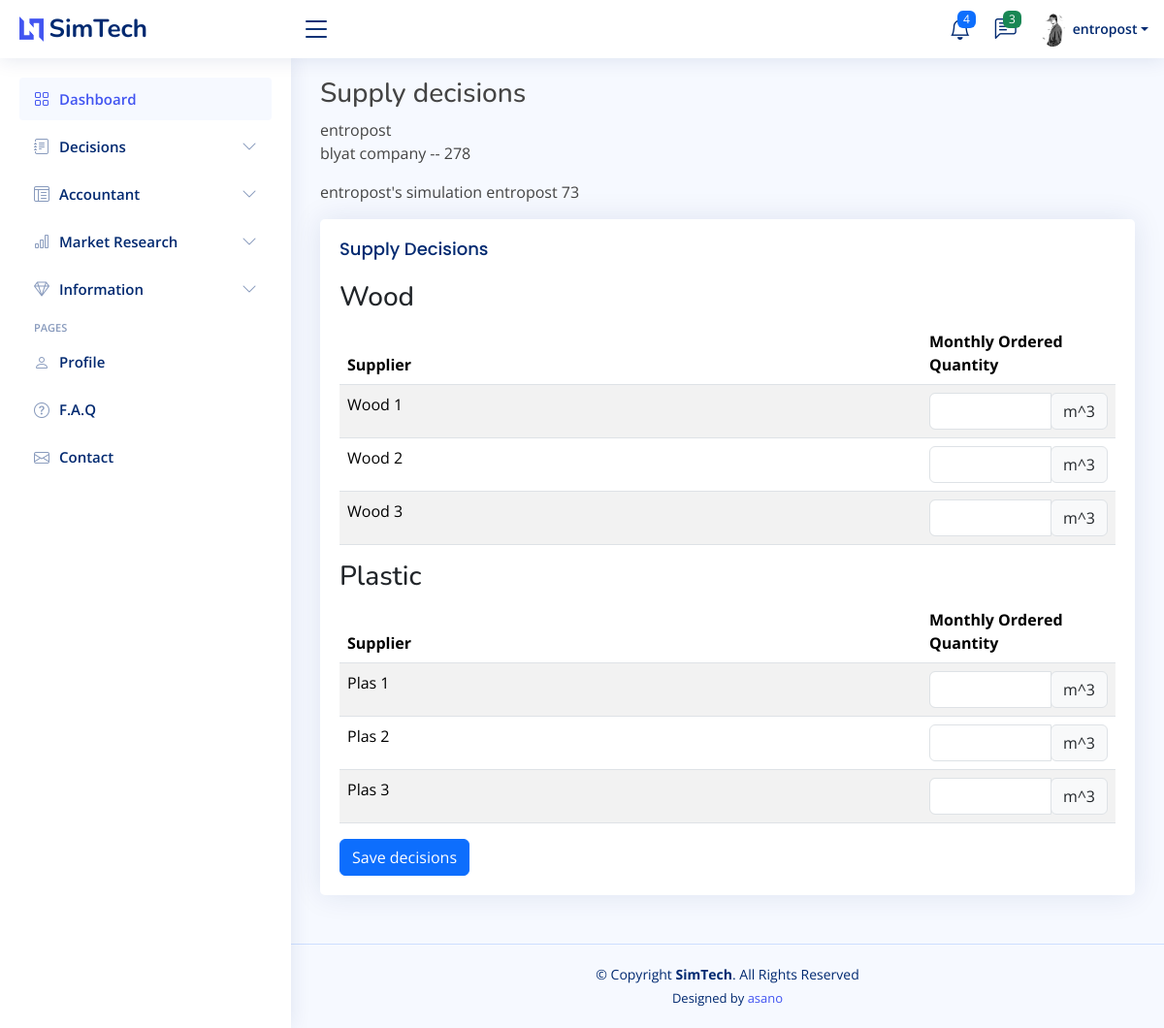
Before: /play/session/3/decisions/supply (signed in) with the older database file.
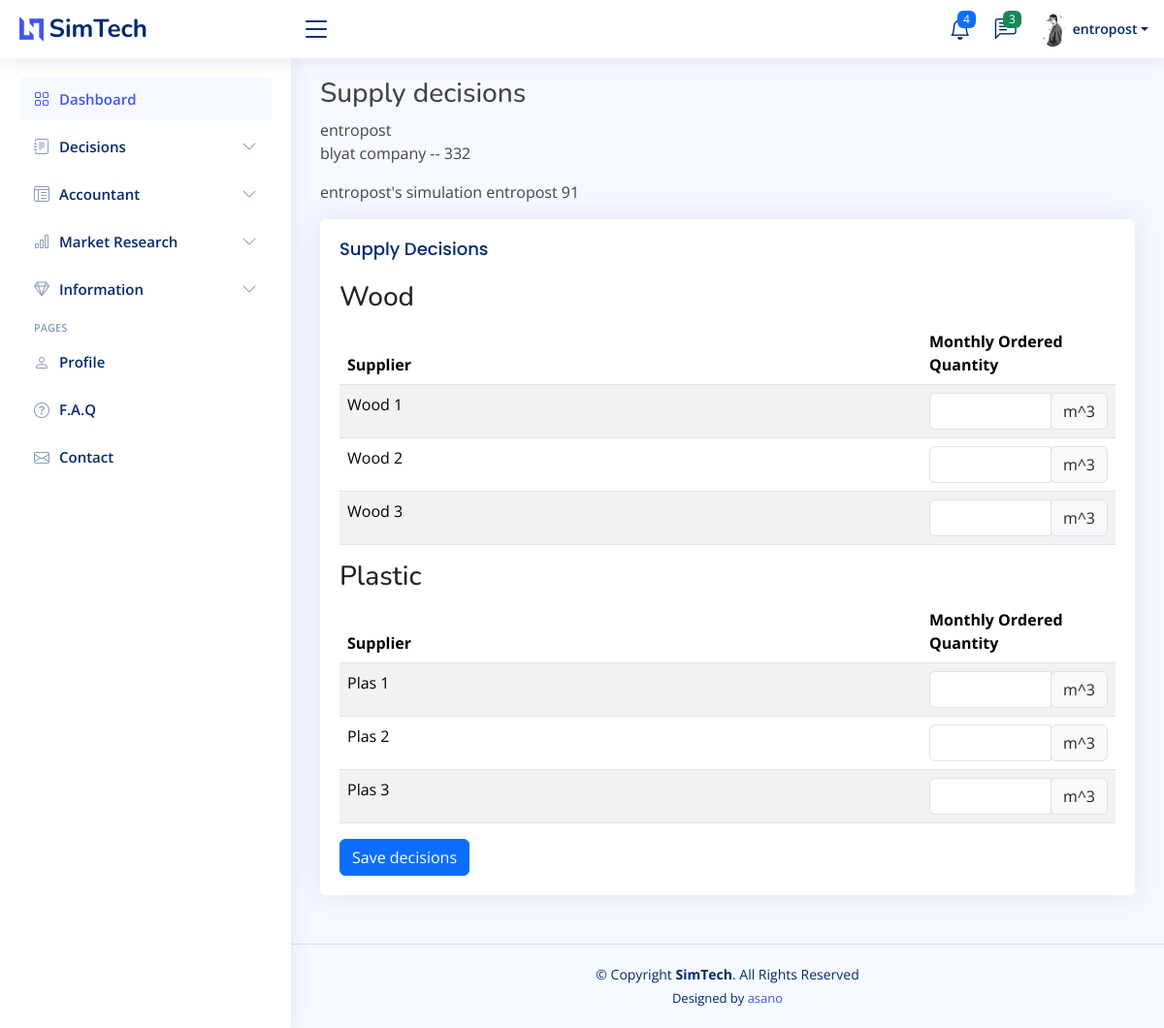
After: the same page with the newer database file.
### simGame/models.py (models this page shows)
class Company(models.Model):
    simgame = models.ForeignKey(simGame, on_delete = models.RESTRICT)
    owner = models.ForeignKey(User, on_delete = models.RESTRICT, null = True)
    month = models.IntegerField()
    name = models.CharField(max_length=100)
    priceP1 = models.DecimalField(max_digits=8, decimal_places=2, null = True, blank = True)
    priceP2 = models.DecimalField(max_digits=8, decimal_places=2, null = True, blank = True)
    priceP3 = models.DecimalField(max_digits=8, decimal_places=2, null = True, blank = True)
    pubBrand = models.DecimalField(max_digits=8, decimal_places=2, null = True, blank = True)
    pubP1 = models.DecimalField(max_digits=8, decimal_places=2, null = True, blank = True)
    pubP2 = models.DecimalField(max_digits=8, decimal_places=2, null = True, blank = True)
    pubP3 = models.DecimalField(max_digits=8, decimal_places=2, null = True, blank = True)
    payDelP1 = models.IntegerField(null = True, blank = True)
    payDelP2 = models.IntegerField(null = True, blank = True)
    payDelP3 = models.IntegerField(null = True, blank = True)
    prodOrderP1 = models.IntegerField(null = True, blank = True)
    prodOrderP2 = models.IntegerField(null = True, blank = True)
    prodOrderP3 = models.IntegerField(null = True, blank = True)
    acqMoul = models.IntegerField(null = True, blank = True)
    acqFin = models.IntegerField(null = True, blank = True)
    cesMoul = models.IntegerField(null = True, blank = True)
    cesFin = models.IntegerField(null = True, blank = True)
    newLeasingMoul = models.IntegerField(null = True, blank = True)
    newLeasingFin = models.IntegerField(null = True, blank = True)
    comWood1 = models.DecimalField(max_digits=8, decimal_places=2, null = True, blank = True)
    comWood2 = models.DecimalField(max_digits=8, decimal_places=2, null = True, blank = True)
    comWood3 = models.DecimalField(max_digits=8, decimal_places=2, null = True, blank = True)
    comPlastic1 = models.DecimalField(max_digits=8, decimal_places=2, null = True, blank = True)
    comPlastic2 = models.DecimalField(max_digits=8, decimal_places=2, null = True, blank = True)
    comPlastic3 = models.DecimalField(max_digits=8, decimal_places=2, null = True, blank = True)
    commercialRepHirings = models.IntegerField(null = True, blank = True)
    commercialRepDismissals = models.IntegerField(null = True, blank = True)
    commercialRepBaseSalary = models.DecimalField(max_digits=8, decimal_places=2, null = True, blank = True)
    commercialRepCommisions = models.DecimalField(max_digits=4, decimal_places=2, null = True, blank = True)
    productionDirHirings = models.IntegerField(null = True, blank = True)
    productionDirDismissals = models.IntegerField(null = True, blank = True)
    productionDirBaseSalary = models.DecimalField(max_digits=8, decimal_places=2, null = True, blank = True)
    productionExecHirings = models.IntegerField(null = True, blank = True)
    productionExecDismissals = models.IntegerField(null = True, blank = True)
    productionExecBaseSalary = models.DecimalField(max_digits=8, decimal_places=2, null = True, blank = True)
    productionEmpHirings = models.IntegerField(null = True, blank = True)
    productionEmpDismissals = models.IntegerField(null = True, blank = True)
    productionEmpBaseSalary = models.DecimalField(max_digits=8, decimal_places=2, null = True, blank = True)
    supplyDirHirings = models.IntegerField(null = True, blank = True)
    supplyDirDismissals = models.IntegerField(null = True, blank = True)
    supplyDirBaseSalary = models.DecimalField(max_digits=8, decimal_places=2, null = True, blank = True)
    supplyExecHirings = models.IntegerField(null = True, blank = True)
    supplyExecDismissals = models.IntegerField(null = True, blank = True)
    supplyExecBaseSalary = models.DecimalField(max_digits=8, decimal_places=2, null = True, blank = True)
    supplyEmpHirings = models.IntegerField(null = True, blank = True)
    supplyEmpDismissals = models.IntegerField(null = True, blank = True)
    supplyEmpBaseSalary = models.DecimalField(max_digits=8, decimal_places=2, null = True, blank = True)
    administrationDirHirings = models.IntegerField(null = True, blank = True)
    administrationDirDismissals = models.IntegerField(null = True, blank = True)
    administrationDirBaseSalary = models.DecimalField(max_digits=8, decimal_places=2, null = True, blank = True)
    administrationExecHirings = models.IntegerField(null = True, blank = True)
    administrationExecDimissals = models.IntegerField(null = True, blank = True)
    administrationExecBaseSalary = models.IntegerField(null = True, blank = True)
    administrationEmpHirings = models.IntegerField(null = True, blank = True)
    administrationEmpDismissals = models.IntegerField(null = True, blank = True)
    administrationEmpBaseSalary = models.DecimalField(max_digits=8, decimal_places=2, null = True, blank = True)
    savingsInvestment = models.DecimalField(max_digits=10, decimal_places=2, null = True, blank = True)
    savingsWithdrawal = models.DecimalField(max_digits=10, decimal_places=2, null = True, blank = True)
    insuranceSubscription = models.BooleanField(null = True, blank = True)
    scoreQAP1 = models.DecimalField(max_digits=5, decimal_places=2, null = True, blank = True)
    scoreQAP2 = models.DecimalField(max_digits=5, decimal_places=2, null = True, blank = True)
    scoreQAP3 = models.DecimalField(max_digits=5, decimal_places=2, null = True, blank = True)
    scoreQPP1 = models.DecimalField(max_digits=5, decimal_places=2, null = True, blank = True)
    scoreQPP2 = models.DecimalField(max_digits=5, decimal_places=2, null = True, blank = True)
    scoreQPP3 = models.DecimalField(max_digits=5, decimal_places=2, null = True, blank = True)
    scoreSatP1 = models.DecimalField(max_digits=5, decimal_places=2, null = True, blank = True)
    scoreSatP2 = models.DecimalField(max_digits=5, decimal_places=2, null = True, blank = True)
    scoreSatP3 = models.DecimalField(max_digits=5, decimal_places=2, null = True, blank = True)
    scorePubBrandP1 = models.DecimalField(max_digits=5, decimal_places=2, null = True, blank = True)
    scorePubBrandP2 = models.DecimalField(max_digits=5, decimal_places=2, null = True, blank = True)
    scorePubBrandP3 = models.DecimalField(max_digits=5, decimal_places=2, null = True, blank = True)
    scorePubP1 = models.DecimalField(max_digits=5, decimal_places=2, null = True, blank = True)
    scorePubP2 = models.DecimalField(max_digits=5, decimal_places=2, null = True, blank = True)
    scorePubP3 = models.DecimalField(max_digits=5, decimal_places=2, null = True, blank = True)
    scorePayDelP1 = models.DecimalField(max_digits=5, decimal_places=2, null = True, blank = True)
    scorePayDelP2 = models.DecimalField(max_digits=5, decimal_places=2, null = True, blank = True)
    scorePayDelP3 = models.DecimalField(max_digits=5, decimal_places=2, null = True, blank = True)
    scoreSellingForceP1 = models.DecimalField(max_digits=5, decimal_places=2, null = True, blank = True)
    scoreSellingForceP2 = models.DecimalField(max_digits=5, decimal_places=2, null = True, blank = True)
    scoreSellingForceP3 = models.DecimalField(max_digits=5, decimal_places=2, null = True, blank = True)
    salesP1 = models.IntegerField(null = True, blank = True)
    salesP2 = models.IntegerField(null = True, blank = True)
    salesP3 =  models.IntegerField(null = True, blank = True)
    salesGlob = models.IntegerField(null = True, blank = True)
    revenueP1 = models.DecimalField(max_digits=12, decimal_places=2, null = True, blank = True)
    revenueP2 = models.DecimalField(max_digits=12, decimal_places=2, null = True, blank = True)
    revenueP3 = models.DecimalField(max_digits=12, decimal_places=2, null = True, blank = True)
    revenueGlob = models.DecimalField(max_digits=12, decimal_places=2, null = True, blank = True)
    decisionsSaved = models.BooleanField(default=False)
    is_simulated = models.BooleanField(default=False)
    created_at = models.DateTimeField(auto_now_add=True)
    updated_at = models.DateTimeField(auto_now=True)
    revenueVariations = models.DecimalField(max_digits=5, decimal_places=2, null=True, blank=True)
    salesVariations = models.DecimalField(max_digits=5, decimal_places=2, null=True, blank=True)
    marketPartP1 = models.DecimalField(max_digits=5, decimal_places=2, null=True, blank=True)
    marketPartP2 = models.DecimalField(max_digits=5, decimal_places=2, null=True, blank=True)
    marketPartP3 = models.DecimalField(max_digits=5, decimal_places=2, null=True, blank=True)
    marketPartGlob = models.DecimalField(max_digits=5, decimal_places=2, null=True, blank=True)
    marketPartVar = models.DecimalField(max_digits=5, decimal_places=2, null=True, blank=True)
    intangibleAssets = models.DecimalField(max_digits=12, decimal_places=2, null=True, blank=True)
    land = models.DecimalField(max_digits=12, decimal_places=2, null=True, blank=True)
    constructions = models.DecimalField(max_digits=12, decimal_places=2, null=True, blank=True)
    machines = models.DecimalField(max_digits=12, decimal_places=2, null=True, blank=True)
    rawMaterials = models.DecimalField(max_digits=12, decimal_places=2, null=True, blank=True)
    finishedProducts = models.DecimalField(max_digits=12, decimal_places=2, null=True, blank=True)
    accountsReceivable = models.DecimalField(max_digits=12, decimal_places=2, null=True, blank=True)
    defferedTaxAssets = models.DecimalField(max_digits=12, decimal_places=2, null=True, blank=True)
    taxDeposit = models.DecimalField(max_digits=12, decimal_places=2, null=True, blank=True)
    savingsAccount = models.DecimalField(max_digits=12, decimal_places=2, null=True, blank=True)
    cash = models.DecimalField(max_digits=12, decimal_places=2, null=True, blank=True)
    capital = models.DecimalField(max_digits=12, decimal_places=2, null=True, blank=True)
    legalReserves = models.DecimalField(max_digits=12, decimal_places=2, null=True, blank=True)
    optionalReserves = models.DecimalField(max_digits=12, decimal_places=2, null=True, blank=True)
    retainedEarnings = models.DecimalField(max_digits=12, decimal_places=2, null=True, blank=True)
    riskProvisons = models.DecimalField(max_digits=12, decimal_places=2, null=True, blank=True)
    loans = models.DecimalField(max_digits=12, decimal_places=2, null=True, blank=True)
    accountsPayable = models.DecimalField(max_digits=12, decimal_places=2, null=True, blank=True)
    defferedTaxLiabilities = models.DecimalField(max_digits=12, decimal_places=2, null=True, blank=True)
    incomeTaxLiabilities = models.DecimalField(max_digits=12, decimal_places=2, null=True, blank=True)
    otherLiabilities = models.DecimalField(max_digits=12, decimal_places=2, null=True, blank=True)

class simGame(models.Model):
    name = models.CharField(max_length=100)
    host = models.ForeignKey(User, on_delete = models.RESTRICT, null = True)
    status = models.CharField(max_length=10)
    scenario = models.CharField(max_length=15)
    month = models.IntegerField(null = True)
    maxCompanies = models.IntegerField(null = True)
    duration = models.IntegerField(null = True)
    created_at = models.DateTimeField(auto_now_add=True)
    updated_at = models.DateTimeField(auto_now=True)

### simGame/views.py (the view, shortened to what this page needs)
# urls.py: path("play/session/<int:pk>/decisions/supply", views.supplyDecisions, name='supply-decisions'),
@login_required(login_url='login')
def supplyDecisions(request, pk):
    user = request.user
    game = simGame.objects.get(pk=pk)
    company = Company.objects.filter(simgame=game, owner=user, month=game.month)[0]
    candidates = Company.objects.filter(simgame=game)
    flag = request.user not in [candidate.owner for candidate in candidates]
    context = {'user':user, 'game':game, 'company':company}
    if flag:
        pass
    context = {'user':user, 'game':game, 'company':company}
    return render(request, "supply-decisions.html", context)

### simGame/templates/supply-decisions.html (shortened to what the changed rows need)
{% extends 'index.html' %}
{% block content %}
<main id="main" class="main">
    <h3>Supply decisions</h3>
    {{user.username}}
    <p>{{company.name}} -- {{company.id}}</p>
    <p>{{game.name}} {{game.host}} {{game.month}}</p>
    <div>
        <div class="col-lg-12">
            <div class="card">
              <div class="card-body">
        <form method="POST" action="">
            <table class="table table-striped">
                <thead>
                  <tr >
                    <th  scope="col">Supplier</th>
                    <th scope="col">Monthly Ordered Quantity</th>
                  </tr>
                </thead>
                <tbody>
                    <tr>
                      <td class="col-3">
                        <div class="input-group col-sm-6">
                            <input type="number" min="0" name="wood1" class="form-control" aria-label="Amount (to the nearest dollar)" value="{{company.comWood1}}">
                            <div class="input-group-append"><span class="input-group-text">m^3</span></div>
                          </div>
                    </td>
                    </tr>
                    <tr>
                        <td class="col-3">
                          <div class="input-group col-sm-6">
                              <input type="number" min="0" name="wood2" class="form-control" aria-label="Amount (to the nearest dollar)" value="{{company.comWood2}}">
                              <div class="input-group-append"><span class="input-group-text">m^3</span></div>
                            </div>
                      </td>
                      </tr>
                      <tr>
                        <td class="col-3">
                          <div class="input-group col-sm-6">
                              <input type="number" min="0" name="wood3" class="form-control" aria-label="Amount (to the nearest dollar)" value="{{company.comWood3}}">
                              <div class="input-group-append"><span class="input-group-text">m^3</span></div>
                            </div>
                      </td>
                      </tr>
                </tbody>
            </table>
            <table class="table table-striped">
                <thead>
                  <tr >
                    <th  scope="col">Supplier</th>
                    <th scope="col">Monthly Ordered Quantity</th>
                  </tr>
                </thead>
                <tbody>
                    <tr>
                      <td class="col-3">
                        <div class="input-group col-sm-6">
                            <input type="number" min="0" name="plas1" class="form-control" aria-label="Amount (to the nearest dollar)" value="{{company.comPlastic1}}">
                            <div class="input-group-append"><span class="input-group-text">m^3</span></div>
                          </div>
                    </td>
                    </tr>
                    <tr>
                        <td class="col-3">
                          <div class="input-group col-sm-6">
                              <input type="number" min="0" name="plas2" class="form-control" aria-label="Amount (to the nearest dollar)" value="{{company.comPlastic2}}">
                              <div class="input-group-append"><span class="input-group-text">m^3</span></div>
                            </div>
                      </td>
                      </tr>
                      <tr>
                        <td class="col-3">
                          <div class="input-group col-sm-6">
                              <input type="number" min="0" name="plas3" class="form-control" aria-label="Amount (to the nearest dollar)" value="{{company.comPlastic3}}">
                              <div class="input-group-append"><span class="input-group-text">m^3</span></div>
                            </div>
                      </td>
                      </tr>
                </tbody>
            </table>
            </div>
        </div>
        </div>
    </div>
    </main>
{% endblock content %}

Changed rows visible on the page:
no longer on this page (row edited): Company: name "blyat company", id "278"
added Company: name "blyat company", id "332"
changed simGame "entropost's simulation": month "73" → "91"
